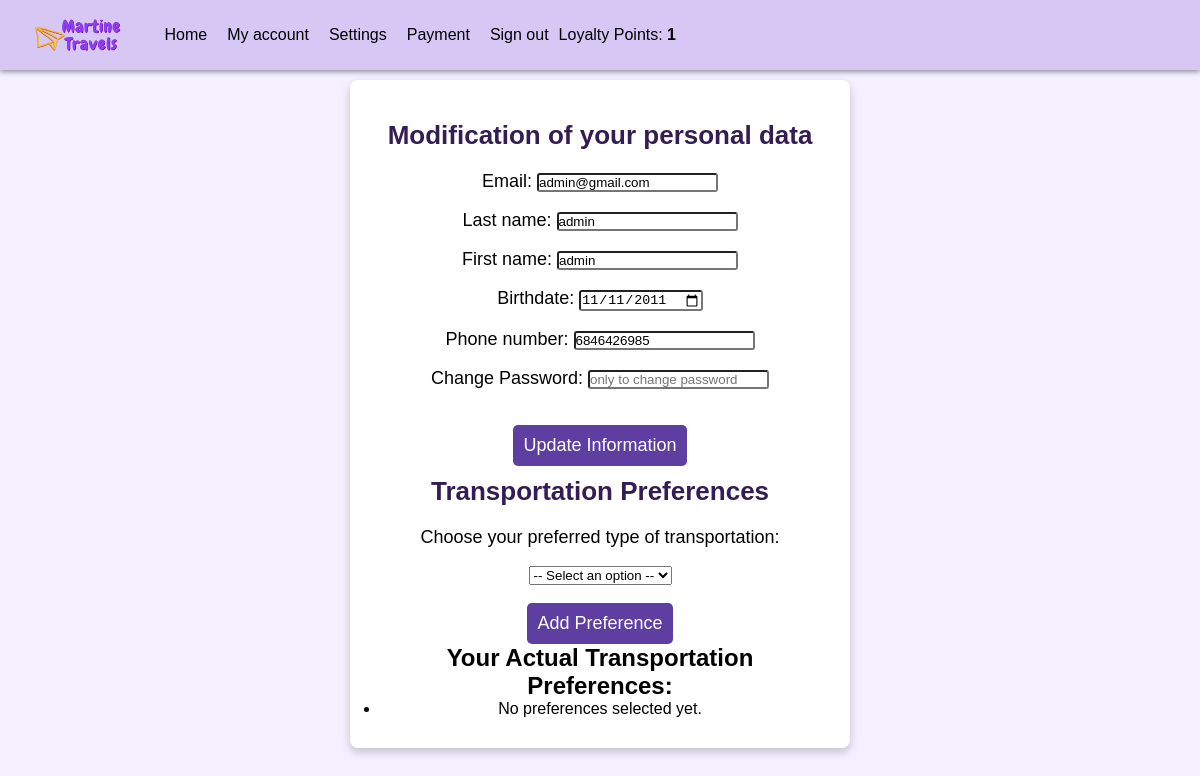
Page /site/settings.php (signed in) on the committed database.
### tables this page shows
CREATE TABLE `User` (
  `ID` int(11) NOT NULL,
  `First_Name` varchar(128) NOT NULL,
  `Last_Name` varchar(128) NOT NULL,
  `Email` varchar(128) NOT NULL,
  `Password` varchar(60) NOT NULL,
  `Phone` varchar(20) NOT NULL COMMENT 'Allows International Phone Numbers to be entered and saved',
  `Loyalty_Points` int(11) NOT NULL DEFAULT 0,
  `Birth_Date` date NOT NULL,
  `Creation_Date` timestamp NOT NULL DEFAULT current_timestamp(),
  `Last_Login` timestamp NOT NULL DEFAULT current_timestamp(),
  `Is_Admin` tinyint(1) NOT NULL DEFAULT 0
);

### site/settings.php (the view, shortened to what this page needs)
<?php
$ID = $_SESSION['ID'];
$bdd = get_dbhandle();
$req = $bdd->prepare("SELECT * FROM User WHERE ID = ?");
$req->execute([$ID]);
$userData = $req->fetch();
$prefReq = $bdd->prepare("SELECT Transportation_Type.Name, Transportation_Preferences.Transport_ID FROM Transportation_Preferences
    JOIN Transportation_Type ON Transportation_Preferences.Transport_ID = Transportation_Type.ID
    WHERE Transportation_Preferences.User_ID = ?");
$prefReq->execute([$ID]);
$currentPreferences = $prefReq->fetchAll(PDO::FETCH_ASSOC);
?>
<!DOCTYPE html>
<html lang="en">
<head>
    <link href="css/style.css" rel="stylesheet">
</head>
<body>
<?php include_once('header.php');?>
<section class="login_section">
    <h1>Modification of your personal data</h1>
    <form method="post" action="settings.php">
        <label>
            Email: <input type="email" name="email" class="input-field" required="required" pattern="[a-z0-9._%+\-]+@[a-z0-9.\-]+\.[a-z]{2,}$" value="<?= htmlspecialchars($userData['Email']) ?>" />
        </label> <br>
        <label>
            Last name: <input type="text" name="lname" class="input-field" required="required" pattern="[A-Za-zÀ-ÖØ-öø-ÿ\-]+" title="Must contain only letters or hyphens" value="<?= htmlspecialchars($userData['Last_Name']) ?>" />
        </label> <br>
        <label>
            First name: <input type="text" name="fname" class="input-field" required="required" pattern="[A-Za-zÀ-ÖØ-öø-ÿ\-]+" title="Must contain only letters or hyphens" value="<?= htmlspecialchars($userData['First_Name']) ?>" />
        </label> <br>
        <label>
            Birthdate: <input type="date" id="birthday" name="birthday" class="input-field" required="required" min="1900-01-01" value="<?= htmlspecialchars($userData['Birth_Date']) ?>" />
        </label> <br>
        <label>
            Phone number: <input type="tel" name="phone" class="input-field" required="required" value="<?= htmlspecialchars($userData['Phone']) ?>" />
        </label> <br>
        <label>
            Change Password: <input type="text" name="passwd" placeholder="only to change password" class="input-field" pattern="(?=.*\d)(?=.*[a-z])(?=.*[A-Z]).{8,128}" title="Must contain at least one number and one uppercase and lowercase letter, and at least 8 or more characters" />
        </label> <br>
        <br>
        <input type="submit" value="Update Information"/>
    </form>
    <h1>Transportation Preferences</h1>
    <form method="post" action="settings.php">
        <label for="type_transportation">Choose your preferred type of transportation:</label><br>
        <select id="type_transportation" name="type_transportation">
            <option value="NULL">-- Select an option --</option>
        </select><br><br>
        <input type="submit" value="Add Preference"/>
    </form>
    <h2>Your Actual Transportation Preferences:</h2>
    <ul>
        <?php
        if (empty($currentPreferences)) {
            echo "<li>No preferences selected yet.</li>";
        }
        ?>
    </ul>
</section>
</body>
</html>

### site/header.php (shortened to what this page needs)
<header>
    <?php
        echo "<img src=\"img/Logo_Martine.png\" alt=\"Martine travels logo\" class=\"logo\">";
        echo "<a href=index.php>Home</a>";
        if (!isset($_SESSION['email'])) {
            echo "<a href=signin.php>Sign in</a>";
        } else {
            echo "<a href=account.php>My account</a>";
            echo "<a href=settings.php>Settings</a>";
            echo "<a href=payment.php>Payment</a>";
            echo "<a href=signout.php>Sign out</a>";
            $pdo = get_dbhandle();
            if ($pdo) {
                try {
                    $stmt = $pdo->prepare("SELECT Loyalty_Points FROM User WHERE email = :email");
                    $stmt->bindParam(':email', $_SESSION['email']);
                    $stmt->execute();
                    $result = $stmt->fetch(PDO::FETCH_ASSOC);
                    if ($result) {
                        $loyaltyPoints = $result['Loyalty_Points'];
                        echo "<p>Loyalty Points: <strong>$loyaltyPoints</strong></p>";
                    } else {
                        echo "<p>Loyalty Points: <strong>0</strong></p>";
                    }
                } catch (PDOException $e) {
                    echo "<p>Error fetching loyalty points.</p>";
                }
            } else {
                echo "<p>Error connecting to the database.</p>";
            }
        }
    ?>
</header>

### site/css/style.css (style rules this page uses)
* { box-sizing: border-box; margin: 0; padding: 0; }
body, html { margin: 0; font-family: Arial, sans-serif; background-color: #f4f0ff; padding-top: 40px; display: flex; align-items: center; justify-content: center; }
header { position: fixed; top: 0; left: 0; width: 100%; background: #d6c7f5; box-shadow: 0 2px 5px rgba(0, 0, 0, 0.4); display: flex; align-items: center; justify-content: left; padding: 0 20px; z-index: 1000; }
header a { text-decoration: none; color: black; margin: 0; padding: 5px 10px; font-size: 16px; }
.logo { height: 70px; margin-right: 10px; vertical-align: middle; }
.login_section { background-color: #ffffff; border-radius: 8px; box-shadow: 0 4px 8px rgba(0, 0, 0, 0.2); padding: 30px; width: 500px; text-align: center; }
.login_section h1 { font-size: 26px; padding-top: 10px; margin-bottom: 20px; color: #341d53; }
.login_section label { display: block;/ margin-bottom: 10px; font-size: 18px; }
.login_section input[type="submit"] { background-color: #5e3ea1; color: white; padding: 10px; border: none; border-radius: 5px; font-size: 18px; }
.input-field { border-radius: 3px; }

### rows in the picture
user: Loyalty_Points "1", email "admin@gmail.com", lname "admin", fname "admin", birthday "11/11/2011", phone "6846426985"
